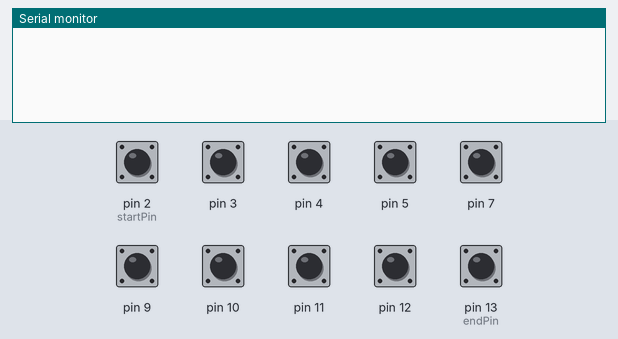
The sketch below on a simulated Arduino Uno, built with avr-gcc and run on an emulated ATmega328P. Shown: the last lines printed to the serial monitor. Inputs (shaded band) come from the test bench; at power-on: pin 2 (startPin), pin 3–5, pin 7, pin 9–12, pin 13 (endPin) HIGH.

Above: at 1.2 s.
1.3 s: pin 2 (startPin) pulled LOW for 0.15 s
At 1.97 s:
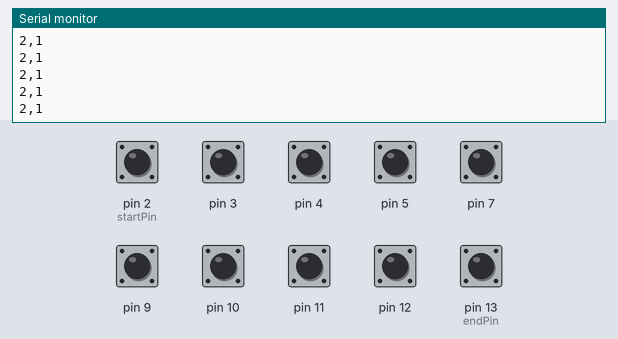
4.3 s: pin 3 pulled LOW for 1 s
At 6.41 s:
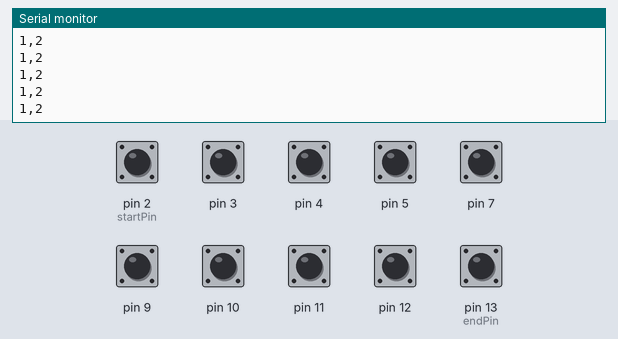
7.3 s: pin 9 pulled LOW for 1 s
At 8.8 s:
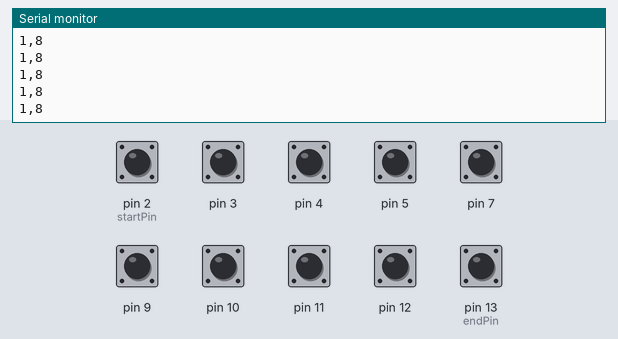
11.3 s: pin 4 pulled LOW for 1 s
At 13.11 s:
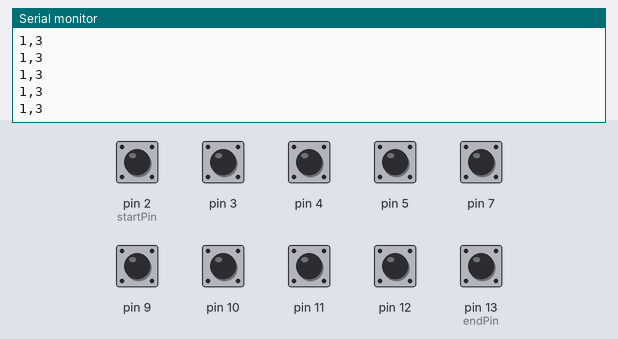
14.3 s: pin 5 pulled LOW for 1 s
At 16.08 s:
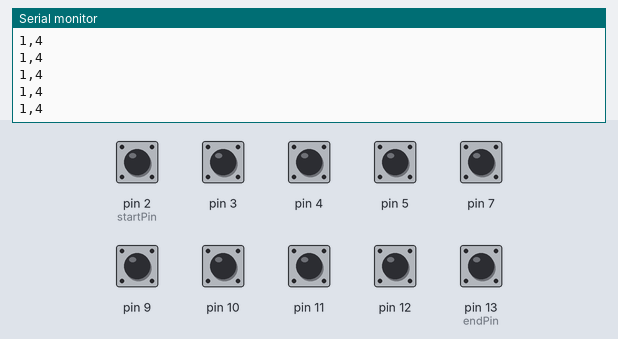
17.3 s: pin 7 pulled LOW for 0.15 s
At 18.52 s:
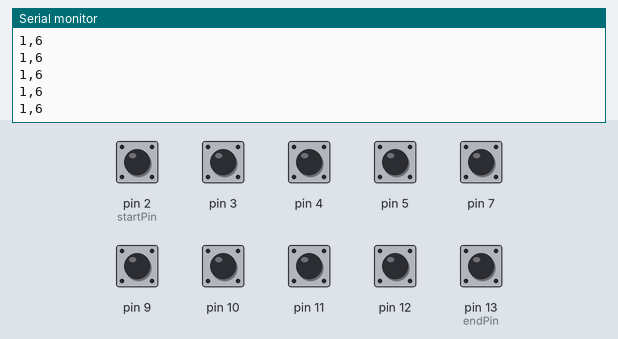
Timing chart, 0 to 20.3 s (numbered marks = the images above; inputs shaded):
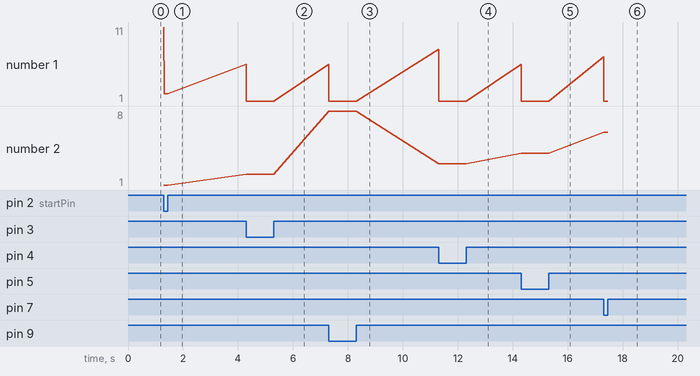

Measured:
- after the input at 1.3 s, the serial monitor: prints a new line at once (image 1)
- after the input at 4.3 s, the serial monitor: prints a new line at once (image 2)
- after the input at 7.3 s, the serial monitor: prints a new line at once (image 3)
- after the input at 11.3 s, the serial monitor: prints a new line at once (image 4)
- after the input at 14.3 s, the serial monitor: prints a new line at once (image 5)
- after the input at 17.3 s, the serial monitor: prints a new line at once (image 6)
- plotted number 2: 2 → 8 after the input at 7.3 s, 8 → 3 after the input at 11.3 s, 3 → 4 after the input at 14.3 s

The sketch:

Tuna.ino
```cpp
#define startPin 2
#define endPin 13
int Row = 0;
int Column = 0;
void setup() {
  Serial.begin(9600);
  for(int i = startPin;i<=endPin;i++){
    pinMode(i,INPUT_PULLUP);
  }
}

void loop() {
  int i = 0;
  int j = 0;
  for(i = startPin;i<=endPin;i++){
    pinMode(i,OUTPUT);
    digitalWrite(i,LOW);
    for(j = startPin;j<=endPin;j++){
      if(i != j){
        if(digitalRead(j) == LOW){
          Row = (i-1);
          Column = (j-1);
          Serial.print(Row);Serial.print(",");Serial.println(Column);
          goto END;
        } //Loop to check which pin is high, if any then print its row and column number
      }//avoid setting the pin as output and input simultaneously
    }// loop  through all input pins
    delay(5);
    pinMode(i,INPUT_PULLUP);//set back pin as input for next scan cycle
  }//loop through all pins and set them as output, one at a time
 END:
  delay(5);
  pinMode(i,INPUT_PULLUP);//if break statement fails to set the pin as input again
}
```
